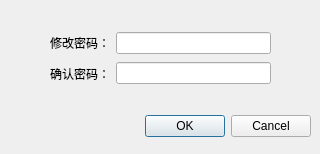
<?xml version="1.0" encoding="UTF-8"?>
<ui version="4.0">
 <class>Dialog</class>
 <widget class="QDialog" name="Dialog">
  <property name="geometry">
   <rect>
    <x>0</x>
    <y>0</y>
    <width>320</width>
    <height>154</height>
   </rect>
  </property>
  <property name="windowTitle">
   <string>修改电话</string>
  </property>
  <widget class="QDialogButtonBox" name="buttonBox">
   <property name="geometry">
    <rect>
     <x>10</x>
     <y>110</y>
     <width>301</width>
     <height>32</height>
    </rect>
   </property>
   <property name="orientation">
    <enum>Qt::Horizontal</enum>
   </property>
   <property name="standardButtons">
    <set>QDialogButtonBox::Cancel|QDialogButtonBox::Ok</set>
   </property>
  </widget>
  <widget class="QWidget" name="">
   <property name="geometry">
    <rect>
     <x>50</x>
     <y>30</y>
     <width>221</width>
     <height>56</height>
    </rect>
   </property>
   <layout class="QHBoxLayout" name="horizontalLayout">
    <item>
     <layout class="QGridLayout" name="gridLayout">
      <item row="1" column="0">
       <widget class="QLabel" name="label_3">
        <property name="text">
         <string>确认密码：</string>
        </property>
       </widget>
      </item>
      <item row="0" column="0">
       <widget class="QLabel" name="label">
        <property name="text">
         <string>修改密码：</string>
        </property>
       </widget>
      </item>
     </layout>
    </item>
    <item>
     <layout class="QVBoxLayout" name="verticalLayout">
      <item>
       <widget class="QLineEdit" name="password"/>
      </item>
      <item>
       <widget class="QLineEdit" name="password2"/>
      </item>
     </layout>
    </item>
   </layout>
  </widget>
 </widget>
 <resources/>
 <connections>
  <connection>
   <sender>buttonBox</sender>
   <signal>rejected()</signal>
   <receiver>Dialog</receiver>
   <slot>reject()</slot>
   <hints>
    <hint type="sourcelabel">
     <x>316</x>
     <y>260</y>
    </hint>
    <hint type="destinationlabel">
     <x>286</x>
     <y>274</y>
    </hint>
   </hints>
  </connection>
 </connections>
</ui>
